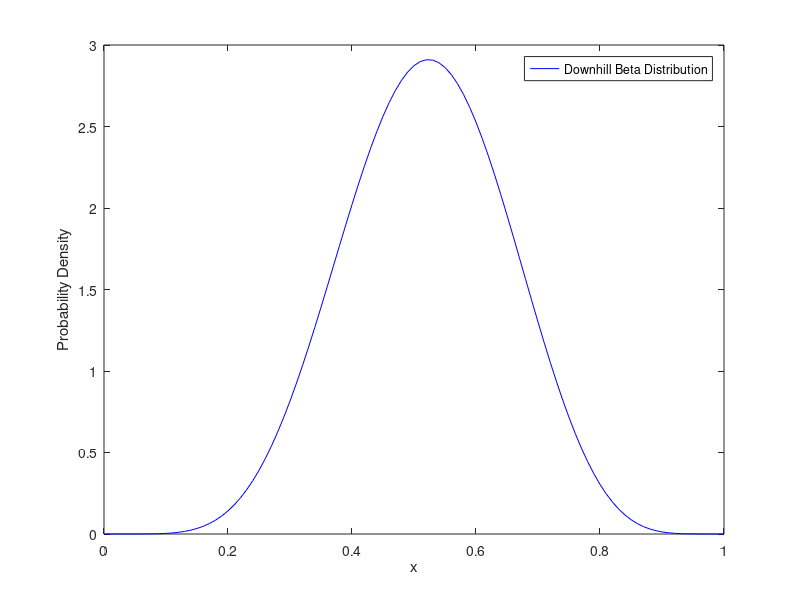
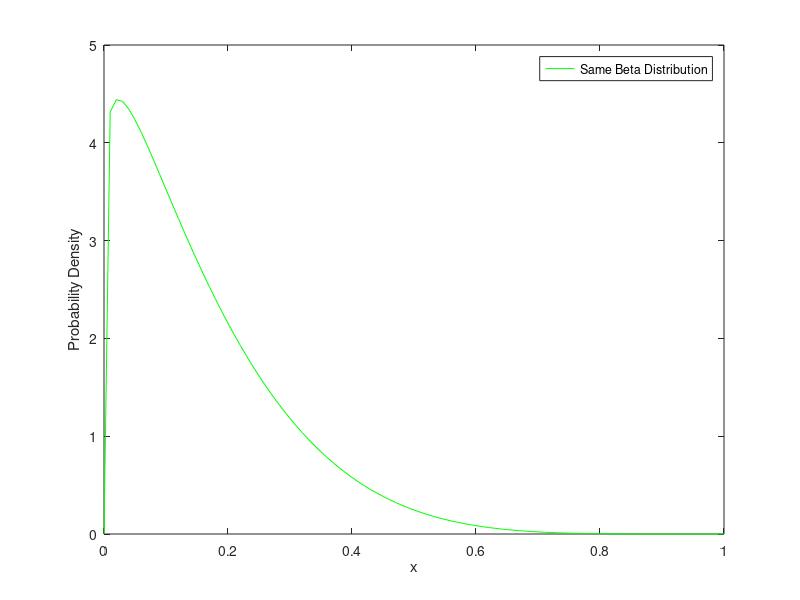
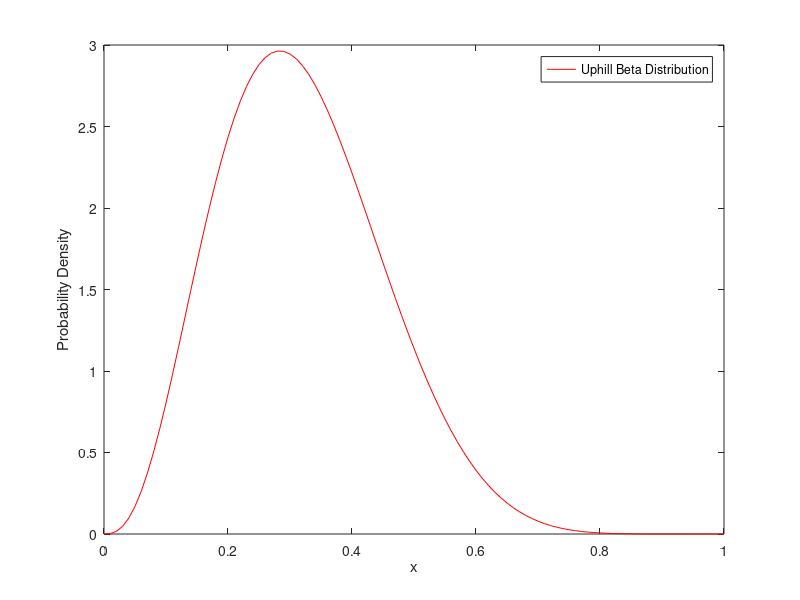
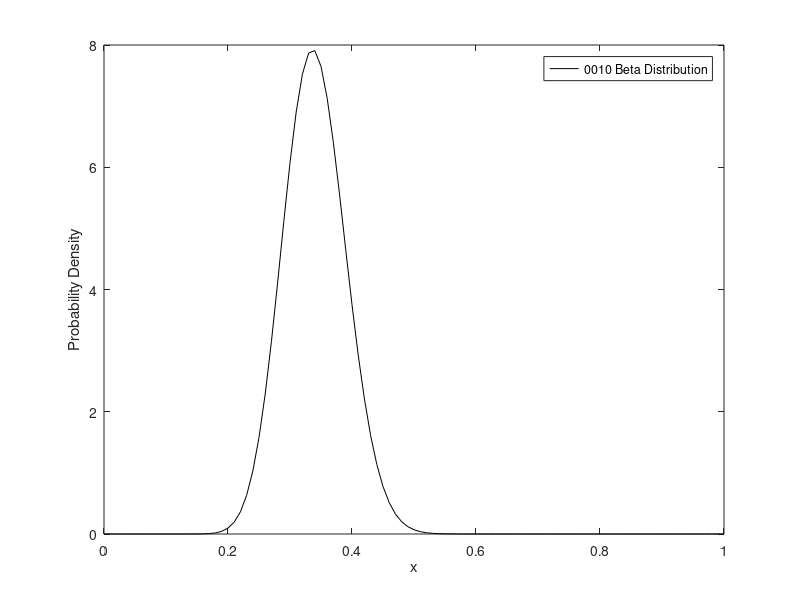

Here is the MATLAB script that generated these plots, in order:

%%
%IN THIS SECTION, BETA DISTRIBUTIONS ARE CREATED AN PLOTTED FOR DOWNHILL,
%UPHILL AND SAME GRADIENT PROBABILITY DISTRIBUTIONS
function[p_DHILLg1020,p_DHILLg2030,p_DHILLg3040,p_SAMEg0010,p_UPHILLg1020, p_UPHILLg2030,p_UPHILLg3040] = NewBetaDistribution()

%%%%Beta Distribution Domain
Beta.Domain = 0:0.01:1;

%Prob Downhill and Std dev.         
Beta.MeanDownhill=0.52;
Beta.StdDevDownhill=0.13;       %The variances here have been estimated
%Prob Same and Std dev.         %They were estimated to ensure that the 
Beta.MeanSame=0.16;             %the distribution was large enough to intercept        
Beta.StdDevSame=0.13;           %all slope plots for all P(Slope n Elevation) graphs  
%Prob Uphill and Std dev.
Beta.MeanUphill=0.32;
Beta.StdDevUphill=0.13;


%Beta distribution parameters for DOWNHILL distribution
Beta.aDownhill = Beta.MeanDownhill^2 * (((1-Beta.MeanDownhill)/Beta.StdDevDownhill^2) - 1/Beta.MeanDownhill);
Beta.bDownhill = Beta.aDownhill *((1/Beta.MeanDownhill)-1);
%Plot DOWNHILL Beta distribution
Beta.yDownhill = betapdf(Beta.Domain,Beta.aDownhill,Beta.bDownhill);
figure;
plot(Beta.Domain, Beta.yDownhill,'b');
xlabel('x');
ylabel('Probability Density');
legend('Downhill Beta Distribution');

%Beta distribution parameters for SAME distribution
Beta.aSame = Beta.MeanSame^2 * (((1-Beta.MeanSame)/Beta.StdDevSame^2) - 1/Beta.MeanSame);
Beta.bSame = Beta.aSame *((1/Beta.MeanSame)-1);
%Plot SAME Beta distribution
Beta.ySame = betapdf(Beta.Domain,Beta.aSame,Beta.bSame);
figure;
plot(Beta.Domain, Beta.ySame, 'g');
xlabel('x');
ylabel('Probability Density');
legend('Same Beta Distribution');

%Beta distribution parameters for UPHILL distribution
Beta.aUphill = Beta.MeanUphill^2 * (((1-Beta.MeanUphill)/Beta.StdDevUphill^2) - 1/Beta.MeanUphill);
Beta.bUphill = Beta.aUphill *((1/Beta.MeanUphill)-1);
%Plot UPHILL Beta distribution
Beta.yUphill = betapdf(Beta.Domain,Beta.aUphill,Beta.bUphill);
figure;
plot(Beta.Domain, Beta.yUphill,'r');
xlabel('x');
ylabel('Probability Density');
legend('Uphill Beta Distribution');

%Comment out this close all if you'd like to see individual distributions
close all


%%
%IN THIS SECTION , BETA DISTRIBUTIONS ARE CREATED FOR THE SLOPE ANGLES
%(0-10, 10-20, 20-30, 30-40). THIS DATA HAS TO BE ESTIMATED. SLOPE ANGLES
%40+ ARE NOT PLOTTED, AS THE PROBABILITY A SUBJECT (UNLESS CLIMBER) WOULD
%ATTEMPT SUCH SLOPES IS VERY CLOSE TO 0. 

%Variable names should be self-explanatory
Beta.Mean0010 = 0.34;
Beta.StdDev0010 = 0.05;       %The standard deviation is reduced as the slope increases
Beta.Mean1020 = 0.31;         %This is because it as the slopes get steeper, and thus considerably
Beta.StdDev1020 = 0.05;       %Less attractive, the subject is much more likely to be sure it their 
Beta.Mean2030 = 0.25;         %Decision as to whether they will attempt it or not
Beta.StdDev2030 = 0.06;
Beta.Mean3040 = 0.13;
Beta.StdDev3040 = 0.047

%Beta distribution parameters for 0010 distribution
Beta.a0010 = Beta.Mean0010^2 * (((1-Beta.Mean0010)/Beta.StdDev0010^2) - 1/Beta.Mean0010);
Beta.b0010 = Beta.a0010 *((1/Beta.Mean0010)-1);
%Plot 0010 Beta distribution
Beta.y0010 = betapdf(Beta.Domain,Beta.a0010,Beta.b0010);
figure;
plot(Beta.Domain, Beta.y0010,'k');
xlabel('x');
ylabel('Probability Density');
legend('0010 Beta Distribution');

%Beta distribution parameters for 1020 distribution
Beta.a1020 = Beta.Mean1020^2 * (((1-Beta.Mean1020)/Beta.StdDev1020^2) - 1/Beta.Mean1020);
Beta.b1020 = Beta.a1020 *((1/Beta.Mean1020)-1);
%Plot 1020 Beta distribution
Beta.y1020 = betapdf(Beta.Domain,Beta.a1020,Beta.b1020);
figure;
plot(Beta.Domain, Beta.y1020,'k');
xlabel('x');
ylabel('Probability Density');
legend('1020 Beta Distribution');

%Beta distribution parameters for 2030 distribution
Beta.a2030 = Beta.Mean2030^2 * (((1-Beta.Mean2030)/Beta.StdDev2030^2) - 1/Beta.Mean2030);
Beta.b2030 = Beta.a2030 *((1/Beta.Mean2030)-1);
%Plot 2030 Beta distribution
Beta.y2030 = betapdf(Beta.Domain,Beta.a2030,Beta.b2030);
figure;
plot(Beta.Domain, Beta.y2030,'k');
xlabel('x');
ylabel('Probability Density');
legend('2030 Beta Distribution');


%Beta distribution parameters for 3040 distribution
Beta.a3040 = Beta.Mean3040^2 * (((1-Beta.Mean3040)/Beta.StdDev3040^2) - 1/Beta.Mean3040);
Beta.b3040 = Beta.a3040 *((1/Beta.Mean3040)-1);
%Plot 2030 Beta distribution
Beta.y3040 = betapdf(Beta.Domain,Beta.a3040,Beta.b3040);
figure;
plot(Beta.Domain, Beta.y3040,'k');
xlabel('x');
ylabel('Probability Density');
legend('3040 Beta Distribution');

%%
%IN THIS SECTION, THE ELEVATION (DOWNHILL, UPHILL) AND SLOPES(10-20, 20-30, 30-40)
%DISTRIBUTIONS ARE PLOTTED. THE SAME GRADIENT DISTBUTION ONLY USES THE 0-10
%SLOPE AS 0deg-10deg ARE THE ONLY SLOPES CORRESPONDING TO THE SAME GRADIENT

%Downhill elevation plots and slope intersects
figure
plot(Beta.Domain, Beta.yDownhill,'b');
xlabel('x');
ylabel('Probability Density');
ylim([0 10]);
legend('Downhill Beta Distribution');
hold on
plot(Beta.Domain, Beta.y1020,'k');
hold on
plot(Beta.Domain, Beta.y2030,'k');
hold on
plot(Beta.Domain, Beta.y3040,'k');

%Same elevation plot with slope intersect
figure
plot(Beta.Domain, Beta.ySame,'b');
xlabel('x');
ylabel('Probability Density');
ylim([0 10]);
legend('Same Beta Distribution');
hold on
plot(Beta.Domain, Beta.y0010,'k');

%Uphill elevation plots and slope intersects
figure
plot(Beta.Domain, Beta.yUphill,'b');
xlabel('x');
ylabel('Probability Density');
ylim([0 10]);
legend('Uphill Beta Distribution');
hold on
plot(Beta.Domain, Beta.y1020,'k');
hold on
plot(Beta.Domain, Beta.y2030,'k');
hold on
plot(Beta.Domain, Beta.y3040,'k');

%%
%This section calculates the intersection of P(Elevation) and the estimated
%P(slope). This will return P(Slope n Elevation) for each elevation/slope
%combination. 

%The are two intersections per slope/elevation combination. The
%intersection with the highest probability density is selected. 


%Downhill Slope intersection calculation
for i=1:101
    Beta.Ydif1020(i) = Beta.y1020(i)-Beta.yDownhill(i) ; 
    Beta.Ydif2030(i) = Beta.y2030(i)-Beta.yDownhill(i) ;
    Beta.Ydif3040(i) = Beta.y3040(i)-Beta.yDownhill(i) ;  
end 

%Intersection for P(10-20 n downhill)
for i=1:40
  if Beta.Ydif1020(i+1)< 0 & Beta.Ydif1020(i)> 0
 Prob.p_1020nDHILL = (Beta.Domain(i+1)+ Beta.Domain(i))/2;
      break
  else
      if Beta.Ydif1020(i+1)> 0 & Beta.Ydif1020(i)< 0;
Prob.p_1020nDHILL = (Beta.Domain(i+1)+ Beta.Domain(i))/2;
      break
 end 
  end 
end 

%Intersection for P(20-30 n downhill)
for i=1:40
  if Beta.Ydif2030(i+1)< 0 & Beta.Ydif2030(i)> 0
 Prob.p_2030nDHILL = (Beta.Domain(i+1)+ Beta.Domain(i))/2;
      break
  else
      if Beta.Ydif2030(i+1)> 0 & Beta.Ydif2030(i)< 0;
Prob.p_2030nDHILL = (Beta.Domain(i+1)+ Beta.Domain(i))/2;
      break
 end 
  end 
end 

%Intersection for P(30-40 n downhill)
for i=1:40
  if Beta.Ydif3040(i+1)< 0 & Beta.Ydif3040(i)> 0
 Prob.p_3040nDHILL = (Beta.Domain(i+1)+ Beta.Domain(i))/2;
      break
  else
      if Beta.Ydif3040(i+1)> 0 & Beta.Ydif3040(i)< 0;
Prob.p_3040nDHILL = (Beta.Domain(i+1)+ Beta.Domain(i))/2;
      break
 end 
  end 
end 
Prob.p_3040nDHILL = 0.005;


%Same Slope intersection calculation
for i=1:101
    Beta.Ydif0010(i) = Beta.y0010(i)-Beta.ySame(i) ; 
end 

%Intersection for P(0-10 n same)
for i=1:40
  if Beta.Ydif0010(i+1)< 0 & Beta.Ydif0010(i)> 0
 Prob.p_0010nsame = (Beta.Domain(i+1)+ Beta.Domain(i))/2;
      break
  else
      if Beta.Ydif0010(i+1)> 0 & Beta.Ydif0010(i)< 0;
Prob.p_0010nsame = (Beta.Domain(i+1)+ Beta.Domain(i))/2;
      break
 end 
  end 
end 


%Uphill Slope intersection calculation
for i=1:101
    Beta.Ydif1020(i) = Beta.y1020(i)-Beta.yUphill(i) ; 
    Beta.Ydif2030(i) = Beta.y2030(i)-Beta.yUphill(i) ;
    Beta.Ydif3040(i) = Beta.y3040(i)-Beta.yUphill(i) ;  
end 

%Intersection for P(10-20 n Uphill)
for i=1:100
  if Beta.Ydif1020(i+1)< 0 & Beta.Ydif1020(i)> 0
 Prob.p_1020nUPHILL = (Beta.Domain(i+1)+ Beta.Domain(i))/2;
      break
  else
      if Beta.Ydif1020(i+1)> 0 & Beta.Ydif1020(i)< 0;
Prob.p_1020nUPHILL = (Beta.Domain(i+1)+ Beta.Domain(i))/2;
      break
 end 
  end 
end 

%Intersection for P(20-30 n UPHILL)
for i=1:30
  if Beta.Ydif2030(i+1)< 0 & Beta.Ydif2030(i)> 0
 Prob.p_2030nUPHILL = (Beta.Domain(i+1)+ Beta.Domain(i))/2;
      break
  else
      if Beta.Ydif2030(i+1)> 0 & Beta.Ydif2030(i)< 0;
Prob.p_2030nUPHILL = (Beta.Domain(i+1)+ Beta.Domain(i))/2;
      break
 end 
  end 
end 

%Intersection for P(30-40 n UPHILL)
for i=1:40
  if Beta.Ydif3040(i+1)< 0 & Beta.Ydif3040(i)> 0
 Prob.p_3040nUPHILL = (Beta.Domain(i+1)+ Beta.Domain(i))/2;
      break
  else
      if Beta.Ydif3040(i+1)> 0 & Beta.Ydif3040(i)< 0;
Prob.p_3040nUPHILL = (Beta.Domain(i+1)+ Beta.Domain(i))/2;
      break
 end 
  end 
end 

%% 
%Beta graphs returned P(Slope n Elevation)
%IN THIS SECTION, WE WILL CALCULATE P(Slope|Elevation)
p_1020gDHILL = Prob.p_1020nDHILL/((Beta.Mean0010 + Beta.Mean1020)/2);
p_2030gDHILL = Prob.p_2030nDHILL/((Beta.Mean1020 +Beta.Mean2030)/2);
p_3040gDHILL = Prob.p_3040nDHILL/((Beta.Mean2030 +Beta.Mean3040)/2);

p_0010gsame  = Prob.p_0010nsame/((Beta.Mean0010 + Beta.Mean1020)/2);

p_1020gUPHILL = Prob.p_1020nUPHILL/((Beta.Mean0010 + Beta.Mean1020)/2);
p_2030gUPHILL = Prob.p_2030nUPHILL/((Beta.Mean1020 + Beta.Mean2030)/2);
p_3040gUPHILL = Prob.p_3040nUPHILL/((Beta.Mean2030 + Beta.Mean3040)/2);


%%
%IN THIS SECTION, WE WILL CALCULATE P(ELEVATION|SLOPE)
%P(ELEVATION|SLOPE) = (P(Slope|Elevation)*P(ELEVATION))/P(SLOPE)
p_DHILLg1020 = (p_1020gDHILL*Beta.MeanDownhill)/Beta.Mean1020;
p_DHILLg2030 = (p_2030gDHILL*Beta.MeanDownhill)/Beta.Mean2030;
p_DHILLg3040 = (p_3040gDHILL*Beta.MeanDownhill)/Beta.Mean3040;

p_SAMEg0010 = (p_0010gsame*Beta.MeanSame)/Beta.Mean0010;

p_UPHILLg1020 = (p_1020gUPHILL*Beta.MeanUphill)/Beta.Mean1020;
p_UPHILLg2030 = (p_2030gUPHILL*Beta.MeanUphill)/Beta.Mean2030;
p_UPHILLg3040 = (p_3040gUPHILL*Beta.MeanUphill)/Beta.Mean3040;






















































































